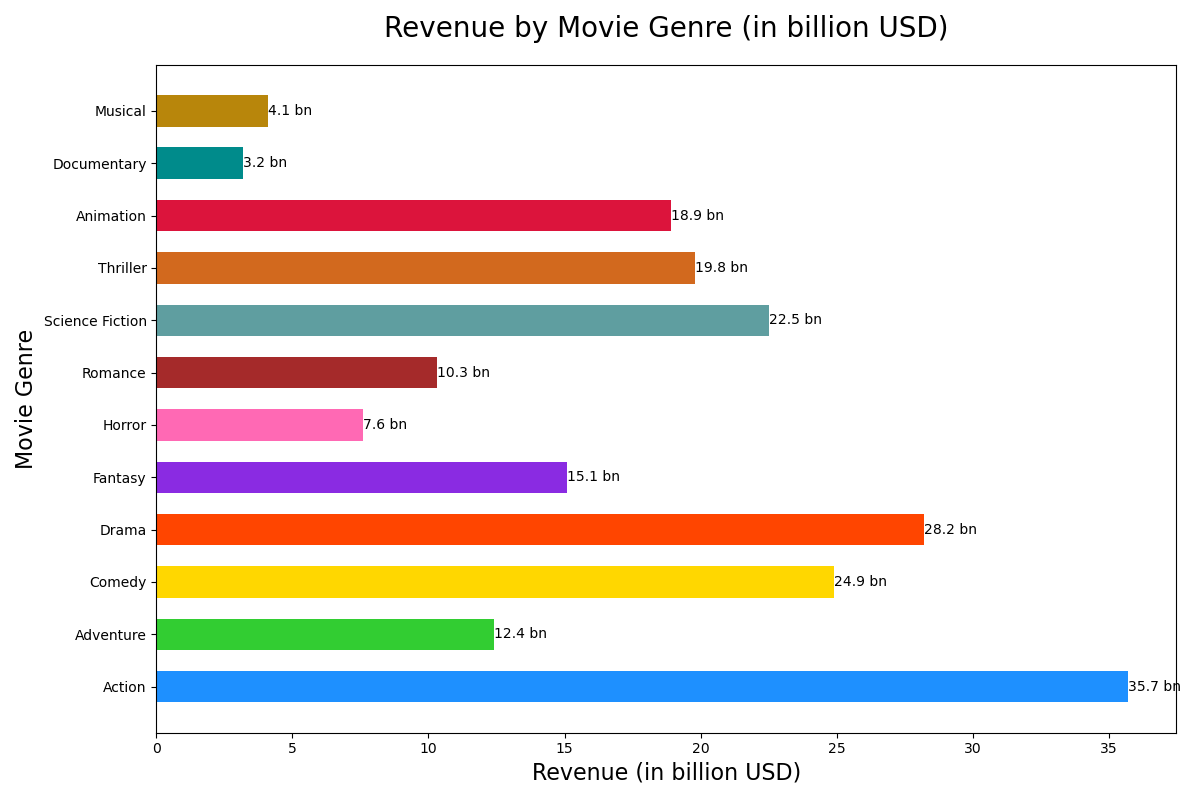

This figure's Python source:

import matplotlib.pyplot as plt

# Data
genres = ['Action', 'Adventure', 'Comedy', 'Drama', 'Fantasy', 'Horror', 'Romance', 'Science Fiction', 'Thriller', 'Animation', 'Documentary', 'Musical']
revenue = [35.7, 12.4, 24.9, 28.2, 15.1, 7.6, 10.3, 22.5, 19.8, 18.9, 3.2, 4.1]

# Create horizontal bar chart
fig, ax = plt.subplots(figsize=(12, 8))

bars = ax.barh(genres, revenue, height=0.6, color=['#1E90FF', '#32CD32', '#FFD700', '#FF4500', '#8A2BE2', '#FF69B4', '#A52A2A', '#5F9EA0', '#D2691E', '#DC143C', '#008B8B', '#B8860B'])

# Customizing the plot
ax.set_title('Revenue by Movie Genre (in billion USD)', fontsize=20, pad=20)
ax.set_xlabel('Revenue (in billion USD)', fontsize=16)
ax.set_ylabel('Movie Genre', fontsize=16)

# Set bar labels to show the revenue values
for bar in bars:
    width = bar.get_width()
    label_x_pos = width if width > 0 else width + 1  # Adjust label position
    ax.text(label_x_pos, bar.get_y() + bar.get_height()/2, f'{width} bn', ha='left', va='center')

# Show the plot
plt.tight_layout()
plt.show()
